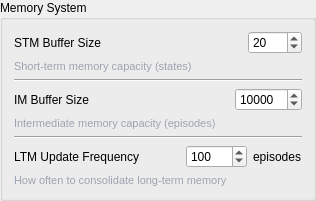
                                <widget class="QGroupBox" name="memorySystemGroup">
                                    <property name="title">
                                        <string>Memory System</string>
                                    </property>
                                    <layout class="QVBoxLayout" name="memorySystemLayout">
                                        <!-- STM Buffer Size -->
                                        <item>
                                            <layout class="QHBoxLayout">
                                                <item>
                                                    <widget class="QLabel" name="stmBufferLabel">
                                                        <property name="text">
                                                            <string>STM Buffer Size</string>
                                                        </property>
                                                    </widget>
                                                </item>
                                                <item>
                                                    <spacer name="horizontalSpacer8">
                                                        <property name="orientation">
                                                            <enum>Qt::Horizontal</enum>
                                                        </property>
                                                        <property name="sizeHint" stdset="0">
                                                            <size>
                                                                <width>40</width>
                                                                <height>20</height>
                                                            </size>
                                                        </property>
                                                    </spacer>
                                                </item>
                                                <item>
                                                    <widget class="QSpinBox" name="stmBufferSpinBox">
                                                        <property name="minimum">
                                                            <number>5</number>
                                                        </property>
                                                        <property name="maximum">
                                                            <number>1000</number>
                                                        </property>
                                                        <property name="singleStep">
                                                            <number>5</number>
                                                        </property>
                                                        <property name="value">
                                                            <number>20</number>
                                                        </property>
                                                    </widget>
                                                </item>
                                            </layout>
                                        </item>
                                        <item>
                                            <widget class="QLabel" name="stmBufferDesc">
                                                <property name="text">
                                                    <string>Short-term memory capacity (states)</string>
                                                </property>
                                                <property name="styleSheet">
                                                    <string>color: #9CA3AF; font-size: 11px;</string>
                                                </property>
                                            </widget>
                                        </item>
                                        <item>
                                            <widget class="Line" name="line6">
                                                <property name="orientation">
                                                    <enum>Qt::Horizontal</enum>
                                                </property>
                                            </widget>
                                        </item>

                                        <!-- IM Buffer Size -->
                                        <item>
                                            <layout class="QHBoxLayout">
                                                <item>
                                                    <widget class="QLabel" name="imBufferLabel">
                                                        <property name="text">
                                                            <string>IM Buffer Size</string>
                                                        </property>
                                                    </widget>
                                                </item>
                                                <item>
                                                    <spacer name="horizontalSpacer9">
                                                        <property name="orientation">
                                                            <enum>Qt::Horizontal</enum>
                                                        </property>
                                                        <property name="sizeHint" stdset="0">
                                                            <size>
                                                                <width>40</width>
                                                                <height>20</height>
                                                            </size>
                                                        </property>
                                                    </spacer>
                                                </item>
                                                <item>
                                                    <widget class="QSpinBox" name="imBufferSpinBox">
                                                        <property name="minimum">
                                                            <number>100</number>
                                                        </property>
                                                        <property name="maximum">
                                                            <number>100000</number>
                                                        </property>
                                                        <property name="singleStep">
                                                            <number>100</number>
                                                        </property>
                                                        <property name="value">
                                                            <number>10000</number>
                                                        </property>
                                                    </widget>
                                                </item>
                                            </layout>
                                        </item>
                                        <item>
                                            <widget class="QLabel" name="imBufferDesc">
                                                <property name="text">
                                                    <string>Intermediate memory capacity (episodes)</string>
                                                </property>
                                                <property name="styleSheet">
                                                    <string>color: #9CA3AF; font-size: 11px;</string>
                                                </property>
                                            </widget>
                                        </item>
                                        <item>
                                            <widget class="Line" name="line7">
                                                <property name="orientation">
                                                    <enum>Qt::Horizontal</enum>
                                                </property>
                                            </widget>
                                        </item>

                                        <!-- LTM Update Frequency -->
                                        <item>
                                            <layout class="QHBoxLayout">
                                                <item>
                                                    <widget class="QLabel" name="ltmUpdateLabel">
                                                        <property name="text">
                                                            <string>LTM Update Frequency</string>
                                                        </property>
                                                    </widget>
                                                </item>
                                                <item>
                                                    <spacer name="horizontalSpacer10">
                                                        <property name="orientation">
                                                            <enum>Qt::Horizontal</enum>
                                                        </property>
                                                        <property name="sizeHint" stdset="0">
                                                            <size>
                                                                <width>40</width>
                                                                <height>20</height>
                                                            </size>
                                                        </property>
                                                    </spacer>
                                                </item>
                                                <item>
                                                    <widget class="QSpinBox" name="ltmUpdateSpinBox">
                                                        <property name="minimum">
                                                            <number>1</number>
                                                        </property>
                                                        <property name="maximum">
                                                            <number>10000</number>
                                                        </property>
                                                        <property name="value">
                                                            <number>100</number>
                                                        </property>
                                                    </widget>
                                                </item>
                                                <item>
                                                    <widget class="QLabel" name="ltmUnitLabel">
                                                        <property name="text">
                                                            <string>episodes</string>
                                                        </property>
                                                    </widget>
                                                </item>
                                            </layout>
                                        </item>
                                        <item>
                                            <widget class="QLabel" name="ltmUpdateDesc">
                                                <property name="text">
                                                    <string>How often to consolidate long-term memory</string>
                                                </property>
                                                <property name="styleSheet">
                                                    <string>color: #9CA3AF; font-size: 11px;</string>
                                                </property>
                                            </widget>
                                        </item>
                                    </layout>
                                </widget>
